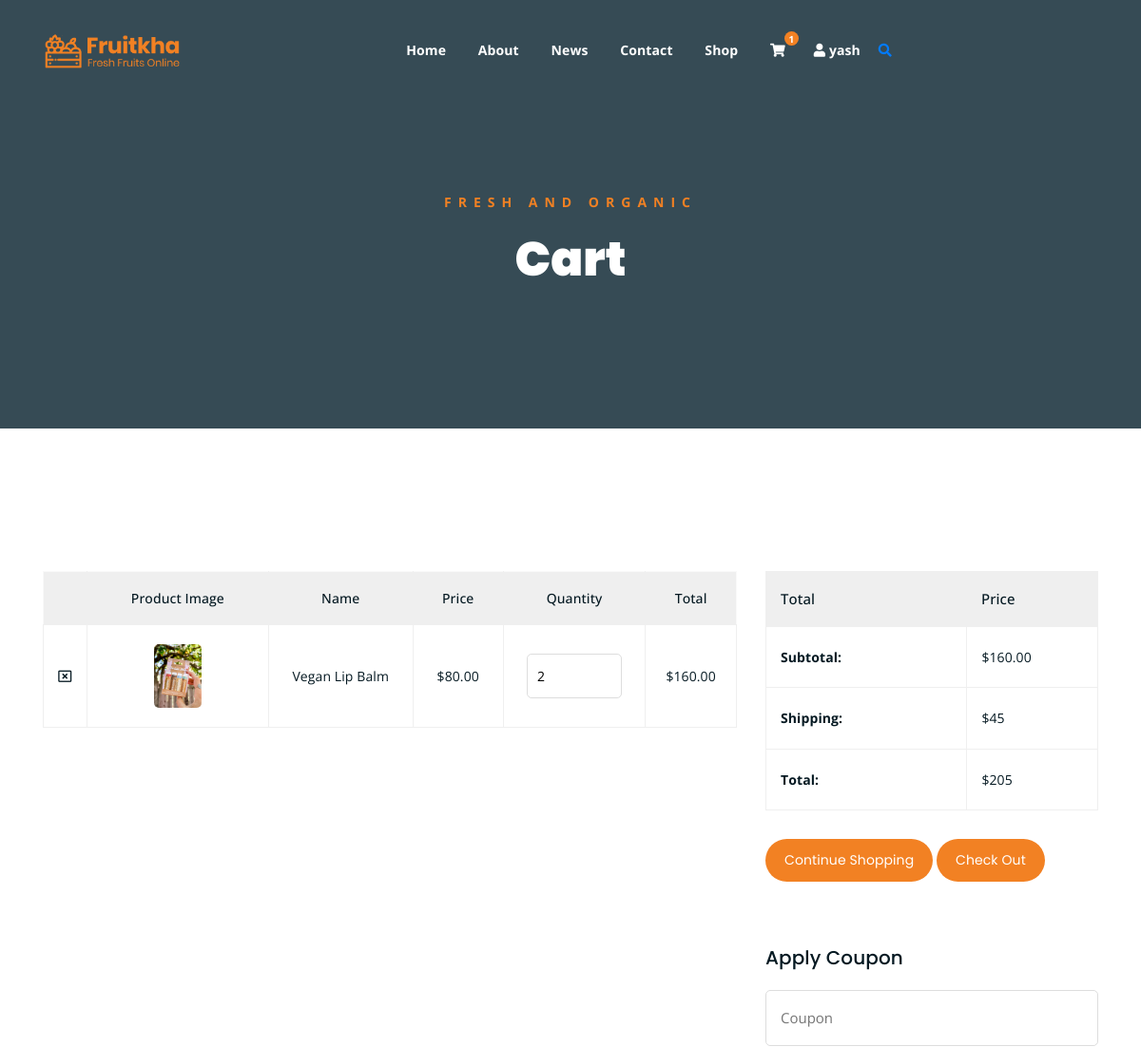
/cart/ (signed in, upper part), run on an earlier commit of the app's database.
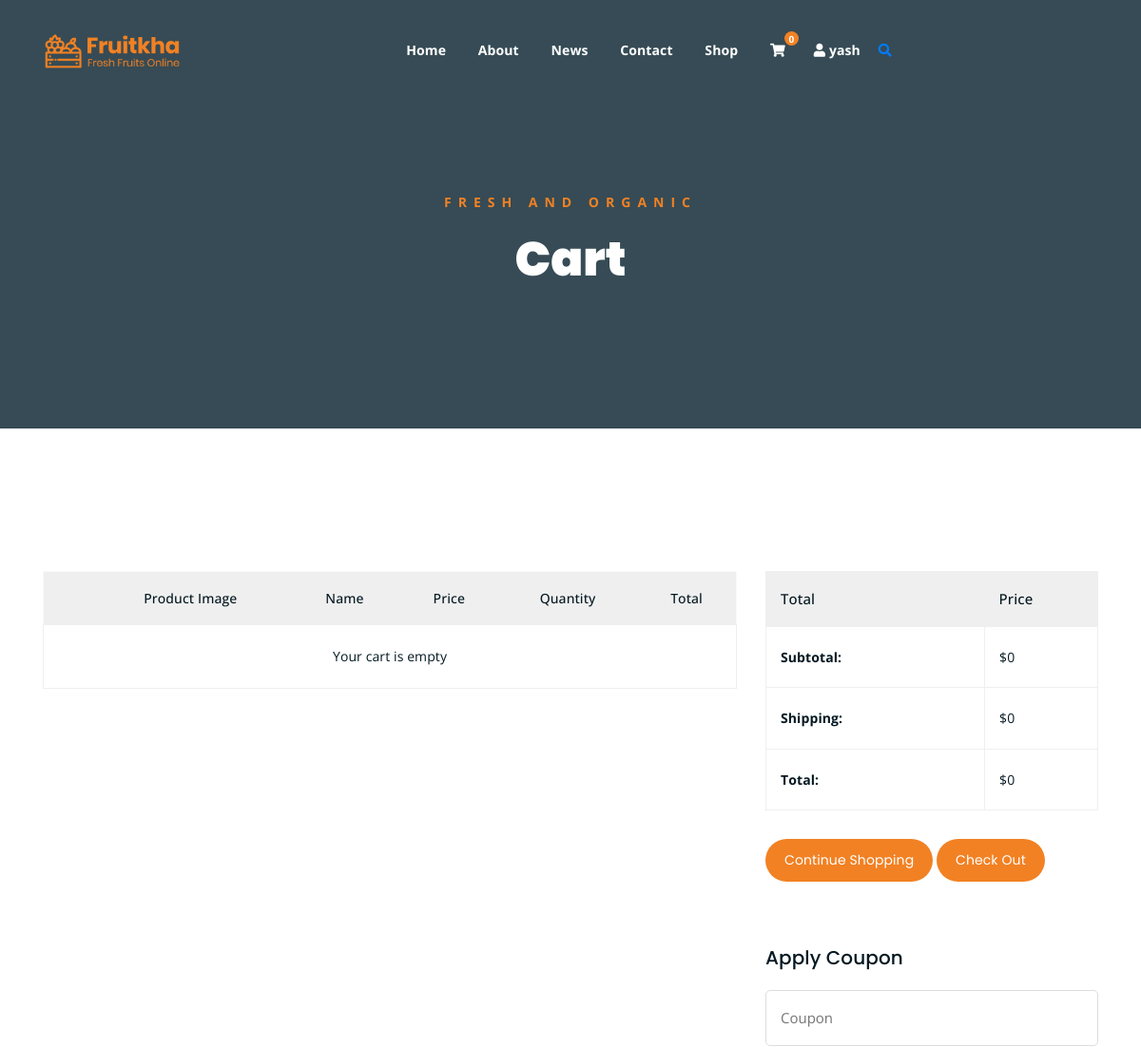
And on a later commit of the database.
### app1/models.py (models this page shows, shortened)
class User(AbstractBaseUser, PermissionsMixin):
    email = models.EmailField(_('email address'), unique=True)
    username = models.CharField(_('username'), max_length=30, unique=True)
    first_name = models.CharField(_('first name'), max_length=30)
    last_name = models.CharField(_('last name'), max_length=30)
    date_joined = models.DateTimeField(_('date joined'), default=timezone.now)
    is_active = models.BooleanField(_('active'), default=True)
    is_staff = models.BooleanField(_('staff status'), default=False)
    bio = models.TextField(_('bio'), max_length=500, blank=True)
    profile_picture = models.ImageField(
        _('profile picture'),
        upload_to='profile_pics/',
        blank=True,
        null=True
    )
    groups = models.ManyToManyField(
        'auth.Group',
        verbose_name=_('groups'),
        blank=True,
        help_text=_(
            'The groups this user belongs to. A user will get all permissions '
            'granted to each of their groups.'
        ),
        related_name="custom_user_set",  # Changed to unique name
        related_query_name="custom_user",
    )
    user_permissions = models.ManyToManyField(
        'auth.Permission',
        verbose_name=_('user permissions'),
        blank=True,
        help_text=_('Specific permissions for this user.'),
        related_name="custom_user_permissions_set",  # Changed to unique name
        related_query_name="custom_user_permissions",
    )
    objects = UserManager()
    USERNAME_FIELD = 'email'
    REQUIRED_FIELDS = ['username', 'first_name', 'last_name']
    class Meta:
        verbose_name = _('user')
        verbose_name_plural = _('users')
    @property
    def cart(self):
        cart, created = Cart.objects.get_or_create(user=self)
        return cart

class Cart(models.Model):
    user = models.ForeignKey(settings.AUTH_USER_MODEL, on_delete=models.CASCADE)
    created_at = models.DateTimeField(auto_now_add=True)
    updated_at = models.DateTimeField(auto_now=True)
    @property
    def total_price(self):
        return sum(item.total_price for item in self.items.all())

class CartItem(models.Model):
    cart = models.ForeignKey(Cart, related_name='items', on_delete=models.CASCADE)
    product = models.ForeignKey('Product', on_delete=models.CASCADE)
    quantity = models.PositiveIntegerField(default=1)
    price = models.DecimalField(max_digits=10, decimal_places=2)
    @property
    def total_price(self):
        return Decimal(self.price) * Decimal(self.quantity)

class Product(models.Model):
    CATEGORY_CHOICES = [
        ('Organic Food', 'Organic Food'),
        ('Household Items', 'Household Items'),
        ('Reusable Products', 'Reusable Products'),
        ('Eco Personal Care', 'Eco Personal Care'),
        ('Green Gadgets', 'Green Gadgets'),
        ('other', 'Other'),
    ]
    name = models.CharField(max_length=100)
    description = models.TextField()
    price = models.DecimalField(max_digits=10, decimal_places=2)
    category = models.CharField(max_length=30, choices=CATEGORY_CHOICES)
    image = models.ImageField(upload_to='products/')
    created_at = models.DateTimeField(auto_now_add=True)
    updated_at = models.DateTimeField(auto_now=True)
    class Meta:
        ordering = ['-created_at']

### app1/views.py (the view)
# urls.py: path('cart/', views.cart, name='cart'),
@login_required
def cart(request):
    cart, created = Cart.objects.get_or_create(user=request.user)
    return render(request, 'cart.html', {'cart': cart})

### app1/context_processors.py (called while the page is built)
def cart_count(request):
    if request.user.is_authenticated:
        cart, created = Cart.objects.get_or_create(user=request.user)
        return {'cart_count': cart.items.count()}
    return {'cart_count': 0}

### app1/static/templates/cart.html (shortened to what the changed rows need)
{% extends 'base.html' %}
{% load static %}
{% block content %}
<div class="breadcrumb-section breadcrumb-bg">
    <div class="container">
        <div class="row">
            <div class="col-lg-8 offset-lg-2 text-center">
                <div class="breadcrumb-text">
                    <h1>Cart</h1>
                </div>
            </div>
        </div>
    </div>
</div>
<div class="cart-section mt-150 mb-150">
    <div class="container">
        <div class="row">
            <div class="col-lg-8 col-md-12">
                <div class="cart-table-wrap">
                    <table class="cart-table">
                        <thead class="cart-table-head">
                            <tr class="table-head-row">
                                <th class="product-remove"></th>
                                <th class="product-image">Product Image</th>
                                <th class="product-name">Name</th>
                                <th class="product-price">Price</th>
                                <th class="product-quantity">Quantity</th>
                                <th class="product-total">Total</th>
                            </tr>
                        </thead>
                        <tbody>
                            {% for item in cart.items.all %}
                            <tr class="table-body-row">
                                <td class="product-remove">
                                    <a href="{% url 'remove_from_cart' item.id %}">
                                        <i class="far fa-window-close"></i>
                                    </a>
                                </td>
                                <td class="product-image">
                                    <img src="{{ item.product.image.url }}" alt="{{ item.product.name }}">
                                </td>
                                <td class="product-name">{{ item.product.name }}</td>
                                <td class="product-price">${{ item.price }}</td>
                                <td class="product-quantity">
                                    <form method="post" action="{% url 'update_cart' item.id %}">
                                        <input type="number" name="quantity" value="{{ item.quantity }}" min="1">
                                    </form>
                                </td>
                                <td class="product-total">${{ item.total_price }}</td>
                            </tr>
                            {% empty %}
                            <tr>
                                <td colspan="6" class="text-center">Your cart is empty</td>
                            </tr>
                            {% endfor %}
                        </tbody>
                    </table>
                </div>
            </div>
            <div class="col-lg-4">
                <div class="total-section">
                    <table class="total-table">
                        <thead class="total-table-head">
                            <tr class="table-total-row">
                                <th>Total</th>
                                <th>Price</th>
                            </tr>
                        </thead>
                        <tbody>
                            <tr class="total-data">
                                <td><strong>Subtotal: </strong></td>
                                <td>${{ cart.total_price }}</td>
                            </tr>
                            <tr class="total-data">
                                <td><strong>Shipping: </strong></td>
                                <td>
                                    {% if cart.items.count > 0 %}
                                        $45
                                    {% else %}
                                        $0
                                    {% endif %}
                                </td>
                            </tr>
                            <tr class="total-data">
                                <td><strong>Total: </strong></td>
                                <td>
                                    {% if cart.items.count > 0 %}
                                        ${{ cart.total_price|add:45 }}
                                    {% else %}
                                        $0
                                    {% endif %}
                                </td>
                            </tr>
                        </tbody>
                    </table>
                </div>
            </div>
        </div>
    </div>
</div>
{% endblock %}

### app1/static/templates/base.html (shortened to what this page needs)
{% load static %}
<!DOCTYPE html>
<html lang="en">
<head>
    <link rel="stylesheet" href="{% static 'assets/css/all.min.css' %}">
    <link rel="stylesheet" href="{% static 'assets/bootstrap/css/bootstrap.min.css' %}">
    <link rel="stylesheet" href="{% static 'assets/css/owl.carousel.css' %}">
    <link rel="stylesheet" href="{% static 'assets/css/magnific-popup.css' %}">
    <link rel="stylesheet" href="{% static 'assets/css/animate.css' %}">
    <link rel="stylesheet" href="{% static 'assets/css/meanmenu.min.css' %}">
    <link rel="stylesheet" href="{% static 'assets/css/main.css' %}?v={% now 'U' %}">
    <link rel="stylesheet" href="{% static 'assets/css/responsive.css' %}">
</head>
<body>
    <div class="top-header-area" id="sticker">
        <div class="container">
            <div class="row">
                <div class="col-lg-12 col-sm-12 text-center">
                    <div class="main-menu-wrap">
                        <div class="site-logo">
                            <a href="{% url 'home' %}">
                                <img src="{% static 'assets/img/logo.png' %}" alt="">
                            </a>
                        </div>
                        <nav class="main-menu">
                            <ul>
                                <li class="{% if request.path == '/' %}current-list-item{% endif %}"><a href="{% url 'home' %}">Home</a></li>
                                <li class="{% if request.path == '/about/' %}current-list-item{% endif %}"><a href="{% url 'about' %}">About</a></li>
                                <li class="{% if '/news/' in request.path %}current-list-item{% endif %}"><a href="{% url 'eco_news' %}">News</a></li>
                                <li class="{% if request.path == '/contact/' %}current-list-item{% endif %}"><a href="{% url 'contact' %}">Contact</a></li>
                                <li class="{% if request.path == '/shop/' %}current-list-item{% endif %}"><a href="{% url 'shop' %}">Shop</a></li>
                               <li>
                                    <div class="header-icons">
                                        <a class="shopping-cart" href="{% url 'cart' %}">
                                            <i class="fas fa-shopping-cart"></i>
                                            {% if user.is_authenticated %}
                                                <span class="cart-count">{{ user.cart.items.count }}</span>
                                            {% endif %}
                                        </a>
                                        {% if user.is_authenticated %}
                                            <li class="user-dropdown">
                                                <a class="shopping-cart-1" href="#">
                                                    <i class="fas fa-user"></i>
                                                    <span class="username">{{ user.first_name }}</span>
                                                </a>
                                            </li>
                                        {% endif %}
                                        <a class="mobile-hide search-bar-icon" href="#"><i class="fas fa-search"></i></a>
                                    </div>
                                </li>
                            </ul>
                        </nav>
                    </div>
                </div>
            </div>
        </div>
    </div>
    {% block content %}{% endblock %}
</body>
</html>

What changed in the data, as far as the page shows it:
removed CartItem: product.image (picture), product.name "Vegan Lip Balm", price "80.00", quantity "2", total_price "160.00"
changed User "yash": cart.items.count "1" → "0"
shown differently, row unchanged: Cart: total_price "160.00" → "0"; total_price|add "205" → (not shown)
Also different on the page:
text no longer shown: "$45 $"
text now shown: "Your cart is empty $0 $0"
